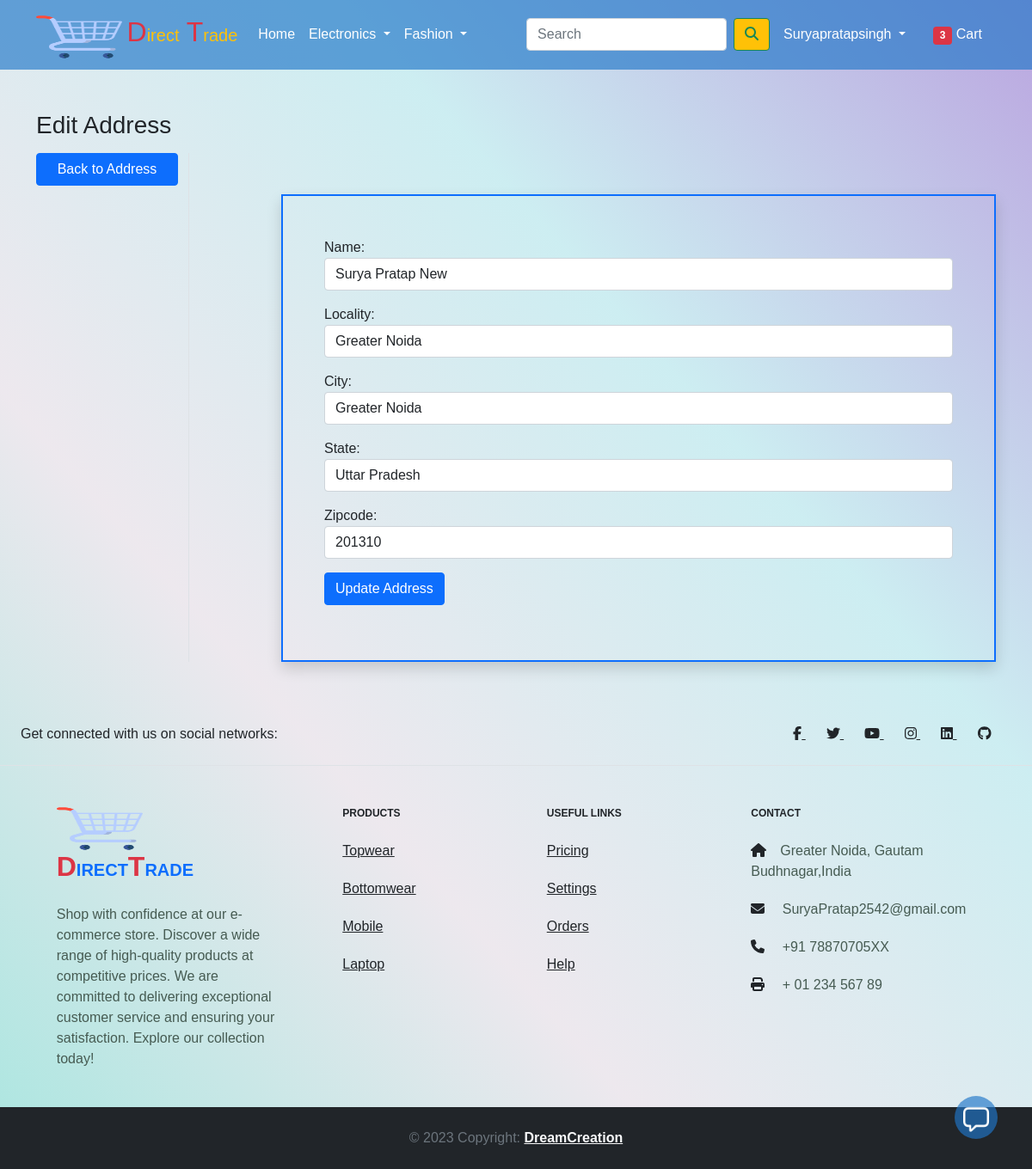
The page /edit_address/16/ (signed in) on the database as committed earlier.
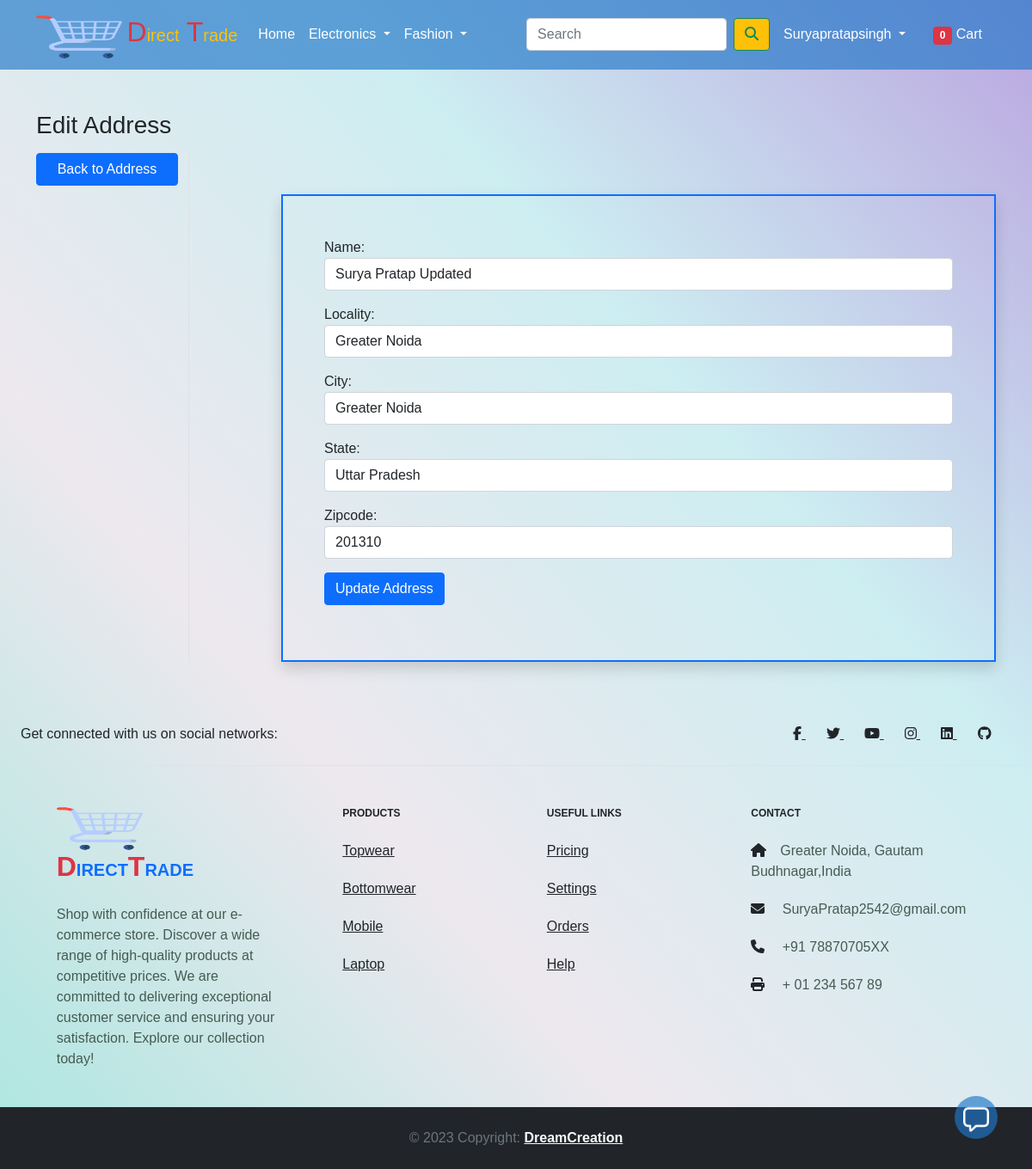
The same page on the database as committed later.
### app/models.py (models this page shows, shortened)
class Customer(models.Model):
    user=models.ForeignKey(User,on_delete=models.CASCADE)
    name=models.CharField(max_length=200)
    locality=models.CharField(max_length=200)
    city=models.CharField(max_length=50)
    zipcode=models.IntegerField()
    state=models.CharField(choices=STATE_CHOICES,max_length=50)

### app/views.py (the view, shortened to what this page needs)
# urls.py: path('edit_address/<int:address_id>/', editAddress.as_view(), name='edit_address'),
@method_decorator(login_required, name='dispatch')
class editAddress(View):
    def get(self, request, address_id):
        address = get_object_or_404(Customer, user=request.user, id=address_id)
        form = CustomerProfileForm(instance=address)
        return render(request, 'app/edit_address.html', {'form': form, 'address': address})

### app/forms.py
class CustomerProfileForm(forms.ModelForm):
    class Meta:
        model=Customer
        fields= ['name','locality','city','state','zipcode']
        widgets={
            'name':forms.TextInput(attrs={'class':'form-control'}),
            'locality':forms.TextInput(attrs={'class':'form-control'}),
            'city':forms.TextInput(attrs={'class':'form-control'}),
            'state':forms.Select(attrs={'class':'form-control'}),
            'zipcode':forms.NumberInput(attrs={'class':'form-control'})
        }

### app/context_processors.py (called while the page is built)
def cart_count(request):
    if request.user.is_authenticated:
        cart_count = Cart.objects.filter(user=request.user).count()
    else:
        cart_count = 0
    return {'cart_count': cart_count}

### app/templates/app/edit_address.html (shortened to what this page needs)
{% extends 'app/base.html' %}
{% load static %}
{% block main-content %}
<div class="container my-5">
  <div class="row">
    <h3 class="mb-3">Edit Address</h3>
    <div class="col-sm-2 border-end">
        <ul class="list-unstyled">
            <li class="d-grid"><a href="{% url 'address' %}" class=" btn btn-primary">Back to Address</a></li>
        </ul>
    </div>
    <div class="col-sm-9 offset-sm-1 mt-5">
      <form action="" method="post" novalidate class="shadow p-5 border border-primary border-2">
        {% for fm in form %}
        <div class="form-group mb-3">
          {{ fm.label_tag }} {{ fm }}
        </div>
        {% endfor %}
        <div class="col-12 mt-3">
          <button type="submit" class="btn btn-primary mb-3">Update Address</button>
        </div>
      </form>
    </div>
  </div>
</div>
{% endblock main-content %}

### app/templates/app/base.html (shortened to what the changed rows need)
<!doctype html>
{% load static %}
<html lang="en">
<head>
  <link href="https://cdn.jsdelivr.net/npm/bootstrap@5.0.0-beta1/dist/css/bootstrap.min.css" rel="stylesheet"
>
  <link rel="stylesheet" href="{% static 'app/css/owl.carousel.min.css' %}">
  <link rel="stylesheet" href="{% static 'app/css/all.min.css' %}">
  <link rel="stylesheet" href="{% static 'app/css/style.css' %}">
  <link rel="stylesheet" href="{% static 'app/css/card.css' %}">
  <link rel="stylesheet" href="{% static 'app/css/chat.css' %}">
</head>
<body>
  <nav class="navbar navbar-expand-lg ">
    <div class="container">
      <div class="collapse navbar-collapse" id="navbarSupportedContent">
        <div>
          <ul class="navbar-nav me-auto mb-2 mb-lg-0">
            {% if request.user.is_authenticated %}
            <li class="nav-item dropdown mx-2">
              <a class="nav-link dropdown-toggle text-white" href="#" id="profileDropdown" role="button"
                data-bs-toggle="dropdown" aria-expanded="false">
                <span class="text-capitalize">{{request.user.username|capfirst}}</span>
              </a>
            </li>
            <li class="nav-item mx-2">
              <a href="{% url 'showcart' %}" class="nav-link text-white">
                  <span class="badge bg-danger">{{ cart_count }}</span>
                  Cart
              </a>
            </li>
            {% endif %}
          </ul>
        </div>
      </div>
    </div>
  </nav>
  {% block main-content %} {% endblock main-content %}
</body>
</html>

Rows that differ between the two databases and show on the page:
changed Customer "Greater Noida": name "Surya Pratap New" → "Surya Pratap Updated"
Other text that changed with them:
{{ cart_count }}: "3" → "0"
